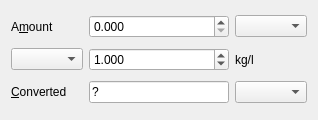
<?xml version="1.0" encoding="UTF-8"?>
<ui version="4.0">
 <class>ConverterWindow</class>
 <widget class="QWidget" name="ConverterWindow">
  <property name="geometry">
   <rect>
    <x>0</x>
    <y>0</y>
    <width>318</width>
    <height>120</height>
   </rect>
  </property>
  <property name="windowTitle">
   <string>Unit Converter</string>
  </property>
  <layout class="QGridLayout" name="gridLayout">
   <item row="0" column="0">
    <widget class="QLabel" name="source_label">
     <property name="text">
      <string>A&amp;mount</string>
     </property>
     <property name="buddy">
      <cstring>source_amount_spin</cstring>
     </property>
    </widget>
   </item>
   <item row="0" column="1">
    <widget class="QDoubleSpinBox" name="source_amount_spin">
     <property name="decimals">
      <number>3</number>
     </property>
     <property name="maximum">
      <double>999.899999999999977</double>
     </property>
    </widget>
   </item>
   <item row="0" column="2">
    <widget class="QComboBox" name="source_unit_combo"/>
   </item>
   <item row="1" column="1">
    <widget class="QDoubleSpinBox" name="density_spin">
     <property name="decimals">
      <number>3</number>
     </property>
     <property name="value">
      <double>1.000000000000000</double>
     </property>
    </widget>
   </item>
   <item row="1" column="2">
    <widget class="QLabel" name="density_unit_label">
     <property name="text">
      <string>kg/l</string>
     </property>
    </widget>
   </item>
   <item row="2" column="0">
    <widget class="QLabel" name="dest_label">
     <property name="text">
      <string>&amp;Converted</string>
     </property>
     <property name="buddy">
      <cstring>dest_amount_edit</cstring>
     </property>
    </widget>
   </item>
   <item row="2" column="2">
    <widget class="QComboBox" name="dest_unit_combo"/>
   </item>
   <item row="1" column="0">
    <widget class="QComboBox" name="preset_combo"/>
   </item>
   <item row="2" column="1">
    <widget class="QLineEdit" name="dest_amount_edit">
     <property name="text">
      <string>?</string>
     </property>
     <property name="readOnly">
      <bool>true</bool>
     </property>
    </widget>
   </item>
  </layout>
 </widget>
 <tabstops>
  <tabstop>source_amount_spin</tabstop>
  <tabstop>source_unit_combo</tabstop>
  <tabstop>preset_combo</tabstop>
  <tabstop>density_spin</tabstop>
  <tabstop>dest_amount_edit</tabstop>
  <tabstop>dest_unit_combo</tabstop>
 </tabstops>
 <resources/>
 <connections/>
</ui>
